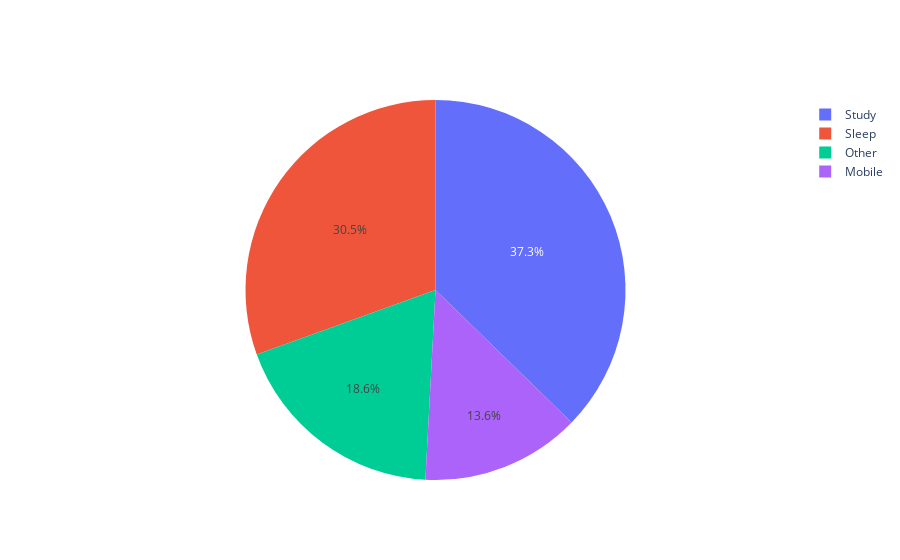

Notebook source saved alongside this figure:
### Code cell
#pip install plotly
import plotly.express as px
import plotly.graph_objects as go


lbl=['Sleep','Study','Mobile','Other']
value=np.random.randint(0,24,len(lbl))
fig=go.Figure(data=[go.Pie(labels=lbl, values=value)])
fig.show()

### Figure 1 — Plotly figure (JSON) as saved in the notebook; plotly's stock layout.template omitted (floating-point values rounded to 4 significant figures)
{"data": [{"labels": ["Sleep", "Study", "Mobile", "Other"], "type": "pie", "values": [18, 22, 8, 11]}], "layout": {}}
